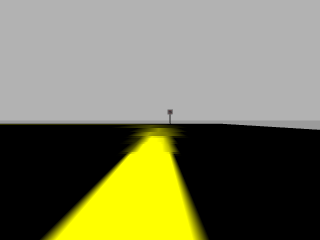
#> input picture src/robot_projects/rubot_projects/photos/road_view1.png, 320 x 240 px, found by its file name
$ python color_detection.py
#> lines starting #> are read from the running program, lines starting #| are printed output that depends on the picture; after the words box and inside, x2 and y2 are one past the last pixel; in counts of white or black regions, pixels touching at a corner belong together
#!/usr/bin/env python3

import cv2
import numpy as np

# terminal in the png folder
# blue color figures RGB=(0,100,200) or BGR=(200,100,0)
frame = cv2.imread("road_view1.png", cv2.IMREAD_COLOR)
#> frame is the input picture: shape (240, 320, 3); mean B, G, R 92, 122.9, 122.9
cv2.imshow("blue circle", frame)
# Convert BGR to HSV
hsv = cv2.cvtColor(frame, cv2.COLOR_BGR2HSV)
#> hsv: shape (240, 320, 3); mean H, S, V 4.4, 37.4, 122.9
# Convert blue color BGR=[200,100,0]
color = np.uint8([[[0,255,255]]]) # yelow color
hsv_color=cv2.cvtColor(color, cv2.COLOR_BGR2HSV)
print("HSV Color= " + str(hsv_color))
# Exemple blue color figures HSV=(105 255 200)
cv2.imshow("hsv", hsv)
# define range of blue color in HSV
# Take red H range: fom 90 to 130 --> [90, 100,20] and [130, 255, 255]
# Take S range: from 100 to 255 (for white from 0)
# Tahe V range: from 20 to 255 (for white from 0)
lower_color = np.array([28,0,255])
upper_color = np.array([33,255,255])
# Threshold the HSV image to get only blue colors
mask = cv2.inRange(hsv, lower_color, upper_color)
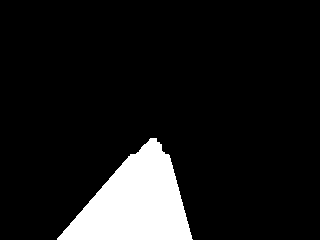
#> mask: shape (240, 320); 10.2% white; 1 white region, box (x1, y1, x2, y2) and area: (57, 138, 193, 240) 7827

# Bitwise-AND mask and original image
res = cv2.bitwise_and(frame,frame, mask= mask)
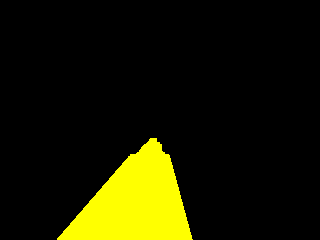
#> res: shape (240, 320, 3); mean B, G, R 0, 26, 26

cv2.imshow('frame',frame)
cv2.imshow('mask',mask)
cv2.imshow('res',res)
cv2.waitKey(0)
    # It is for removing/deleting created GUI window from screen
    # and memory
cv2.destroyAllWindows()
